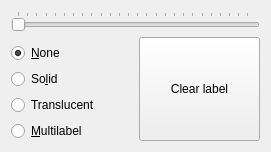
<?xml version="1.0" encoding="UTF-8"?>
<ui version="4.0">
 <class>LabelsWidget</class>
 <widget class="QWidget" name="LabelsWidget">
  <property name="geometry">
   <rect>
    <x>0</x>
    <y>0</y>
    <width>271</width>
    <height>150</height>
   </rect>
  </property>
  <property name="maximumSize">
   <size>
    <width>16777215</width>
    <height>150</height>
   </size>
  </property>
  <property name="windowTitle">
   <string>Form</string>
  </property>
  <layout class="QGridLayout" name="gridLayout">
   <item row="1" column="1" rowspan="5">
    <widget class="QPushButton" name="pushButton">
     <property name="sizePolicy">
      <sizepolicy hsizetype="Minimum" vsizetype="Expanding">
       <horstretch>0</horstretch>
       <verstretch>0</verstretch>
      </sizepolicy>
     </property>
     <property name="text">
      <string>Clear label</string>
     </property>
    </widget>
   </item>
   <item row="0" column="0" colspan="2">
    <widget class="QSlider" name="translucentSlider">
     <property name="enabled">
      <bool>true</bool>
     </property>
     <property name="maximum">
      <number>255</number>
     </property>
     <property name="orientation">
      <enum>Qt::Horizontal</enum>
     </property>
     <property name="tickPosition">
      <enum>QSlider::TicksAbove</enum>
     </property>
    </widget>
   </item>
   <item row="2" column="0">
    <widget class="QRadioButton" name="none">
     <property name="text">
      <string>&amp;None</string>
     </property>
     <property name="checked">
      <bool>true</bool>
     </property>
    </widget>
   </item>
   <item row="3" column="0">
    <widget class="QRadioButton" name="solid">
     <property name="text">
      <string>So&amp;lid</string>
     </property>
     <property name="checked">
      <bool>false</bool>
     </property>
    </widget>
   </item>
   <item row="4" column="0">
    <widget class="QRadioButton" name="translucent">
     <property name="text">
      <string>Translucent</string>
     </property>
     <property name="checked">
      <bool>false</bool>
     </property>
    </widget>
   </item>
   <item row="5" column="0">
    <widget class="QRadioButton" name="multilabel">
     <property name="text">
      <string>&amp;Multilabel</string>
     </property>
     <property name="checked">
      <bool>false</bool>
     </property>
    </widget>
   </item>
  </layout>
 </widget>
 <resources/>
 <connections/>
</ui>
